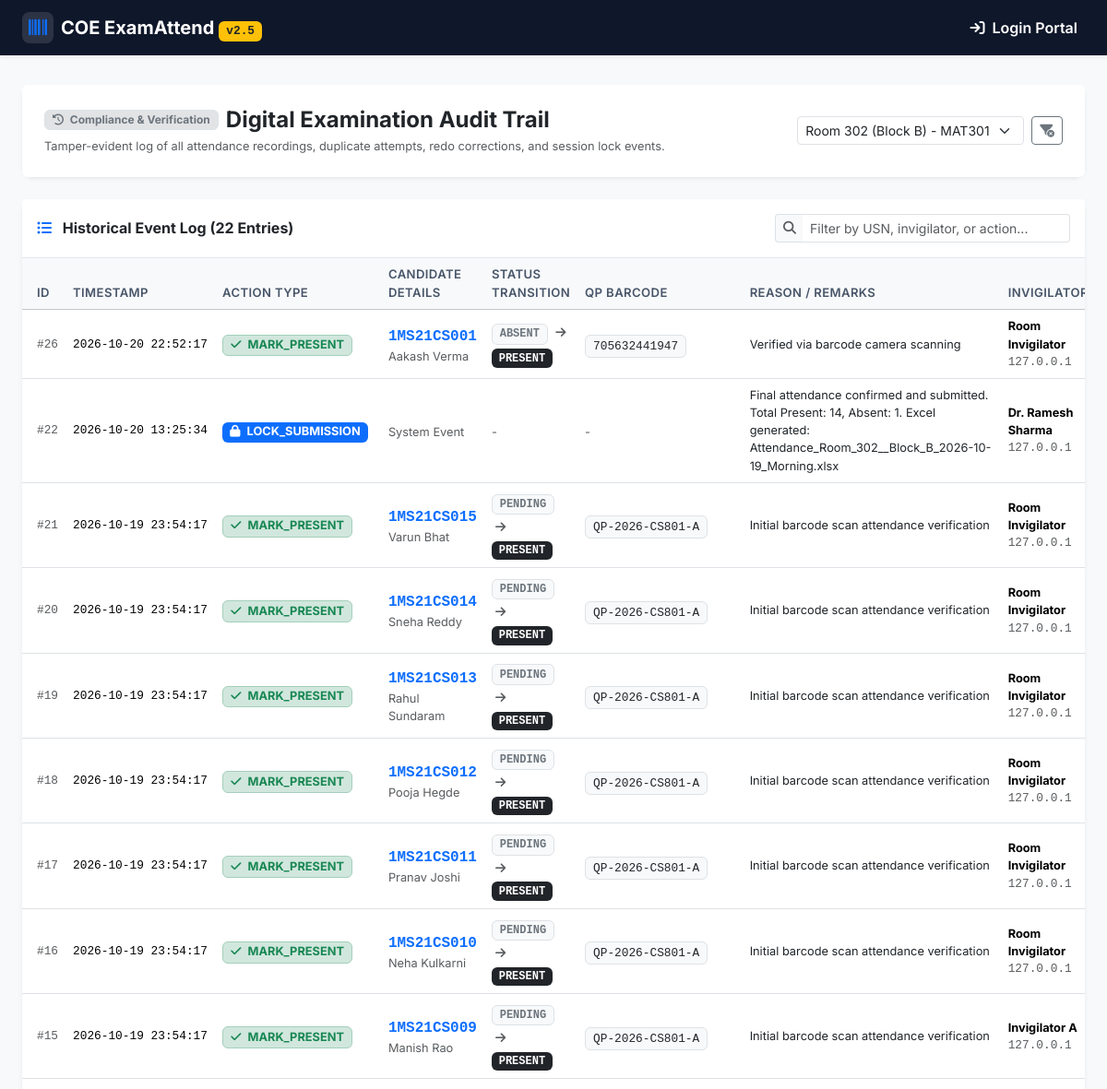
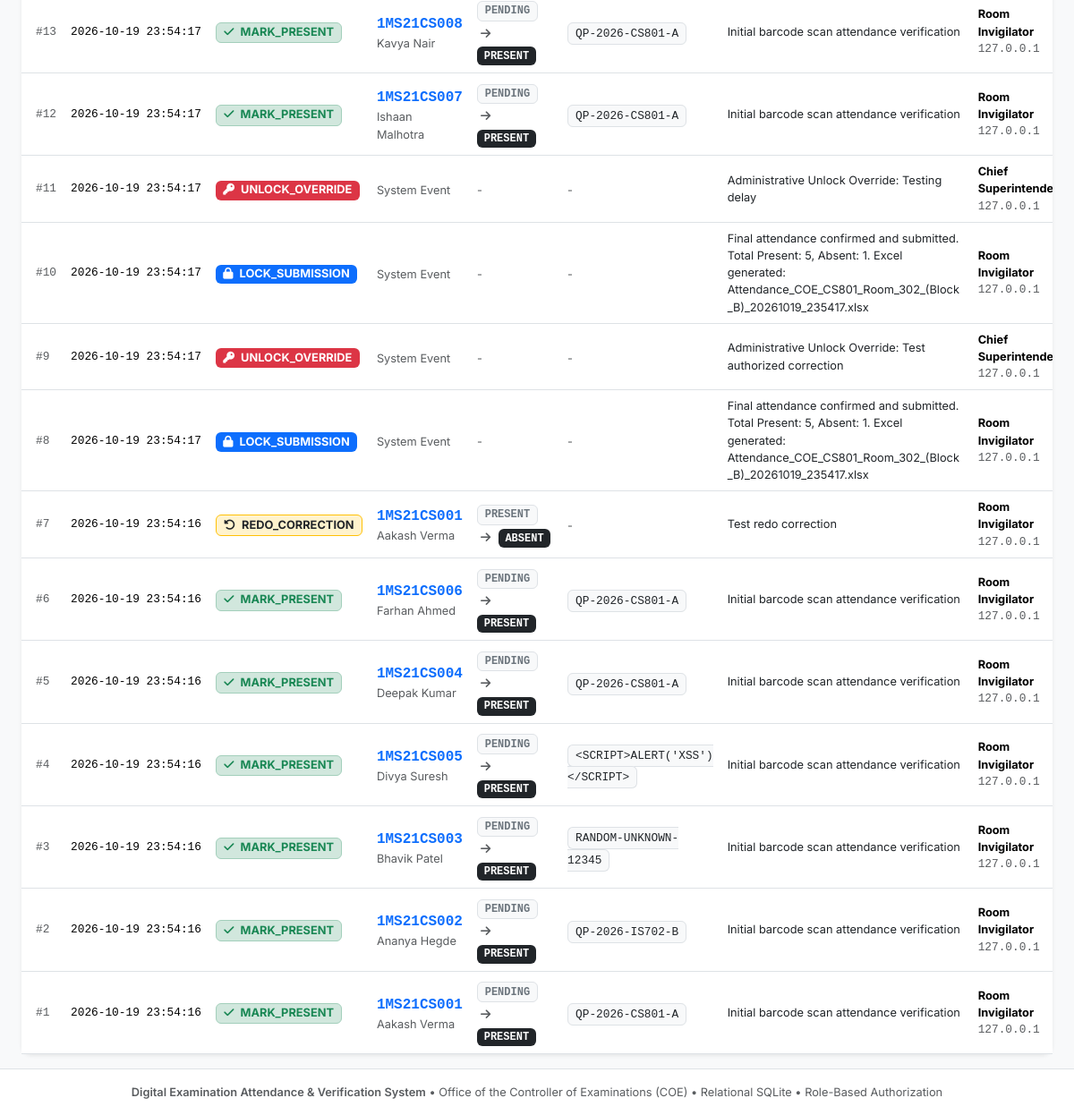
/audit?session_id=1, run on the app's committed database (2 pictures, top to bottom).
### tables this page shows
CREATE TABLE audit_trail (
        id INTEGER PRIMARY KEY AUTOINCREMENT,
        session_id INTEGER NOT NULL,
        usn TEXT,
        student_name TEXT,
        action_type TEXT NOT NULL, -- 'MARK_PRESENT', 'MARK_ABSENT', 'REDO_CORRECTION', 'LOCK_SUBMISSION', 'UNLOCK_OVERRIDE'
        old_status TEXT,
        new_status TEXT,
        qp_barcode TEXT,
        reason TEXT,
        invigilator_id TEXT NOT NULL,
        invigilator_name TEXT,
        timestamp TEXT NOT NULL,
        client_ip TEXT
    , user_id INTEGER);

### app.py (the view)
@app.route('/audit')
def audit_view():
    session_id = request.args.get('session_id', type=int)
    conn = get_db()
    cursor = conn.cursor()
    cursor.execute('SELECT id, course_code, room_number FROM exam_sessions ORDER BY id ASC')
    sessions = [dict(row) for row in cursor.fetchall()]
    query = '''
        SELECT a.*, s.course_code, s.room_number
        FROM audit_trail a
        LEFT JOIN exam_sessions s ON a.session_id = s.id
    '''
    params = []
    if session_id:
        query += ' WHERE a.session_id = ?'
        params.append(session_id)
    query += ' ORDER BY a.id DESC LIMIT 300'
    cursor.execute(query, params)
    logs = [dict(row) for row in cursor.fetchall()]
    conn.close()
    return render_template('audit.html', logs=logs, sessions=sessions, current_session_id=session_id)

### app.py (called while the page is built)
@app.context_processor
def inject_globals():
    return {
        'get_ist_now': get_ist_now
    }

### database.py (called while the page is built)
def get_db(db_path=None):
    path = db_path or DB_PATH
    conn = sqlite3.connect(path, timeout=30.0)
    try:
        conn.execute("PRAGMA journal_mode=WAL;")
    except Exception:
        pass
    conn.execute("PRAGMA busy_timeout=15000;")
    conn.execute("PRAGMA foreign_keys=ON;")
    conn.row_factory = sqlite3.Row
    return conn

### templates/audit.html (shortened to what this page needs)
{% extends 'base.html' %}
{% block content %}
<div class="container-fluid px-4">
    <div class="card border-0 shadow-sm mb-4">
        <div class="card-body p-4 bg-white rounded">
            <div class="d-flex flex-wrap align-items-center justify-content-between gap-3">
                <div>
                    <div class="d-flex align-items-center gap-2 mb-1">
                        <span class="badge bg-secondary-subtle text-secondary border px-2 py-1">
                            <i class="fa-solid fa-clock-rotate-left me-1"></i> Compliance & Verification
                        </span>
                        <h4 class="fw-bold mb-0 text-dark">Digital Examination Audit Trail</h4>
                    </div>
                    <p class="text-muted fs-7 mb-0">
                        Tamper-evident log of all attendance recordings, duplicate attempts, redo corrections, and session lock events.
                    </p>
                </div>
                <div class="d-flex align-items-center gap-2">
                    <form method="GET" action="/audit" class="d-flex gap-2">
                        <select name="session_id" class="form-select form-select-sm" onchange="this.form.submit()">
                            {% for s in sessions %}
                            <option value="{{ s.id }}" {% if current_session_id == s.id %}selected{% endif %}>
                                {{ s.room_number }} - {{ s.course_code }}
                            </option>
                            {% endfor %}
                        </select>
                        {% if current_session_id %}
                        <a href="/audit" class="btn btn-outline-secondary btn-sm" title="Clear filter">
                            <i class="fa-solid fa-filter-circle-xmark"></i>
                        </a>
                        {% endif %}
                    </form>
                </div>
            </div>
        </div>
    </div>
    <div class="card border-0 shadow-sm">
        <div class="card-header bg-white py-3 d-flex align-items-center justify-content-between">
            <h6 class="fw-bold mb-0 text-dark">
                <i class="fa-solid fa-list-ul text-primary me-2"></i> Historical Event Log ({{ logs|length }} Entries)
            </h6>
            <div class="input-group input-group-sm" style="max-width: 320px;">
                <span class="input-group-text bg-light border-end-0"><i class="fa-solid fa-magnifying-glass text-muted"></i></span>
                <input type="text" id="auditSearch" class="form-control border-start-0" placeholder="Filter by USN, invigilator, or action..." onkeyup="filterAuditTable()">
            </div>
        </div>
        <div class="card-body p-0">
            <div class="table-responsive">
                <table class="table table-hover align-middle mb-0" id="auditTable">
                    <thead class="table-light">
                        <tr>
                            <th class="ps-3">ID</th>
                            <th>Timestamp</th>
                            <th>Action Type</th>
                            <th>Candidate Details</th>
                            <th>Status Transition</th>
                            <th>QP Barcode</th>
                            <th>Reason / Remarks</th>
                            <th>Invigilator</th>
                        </tr>
                    </thead>
                    <tbody>
                        {% if logs %}
                            {% for log in logs %}
                            <tr class="audit-row">
                                <td class="ps-3 text-muted font-monospace fs-7">#{{ log.id }}</td>
                                <td class="text-nowrap fs-7 font-monospace">{{ log.timestamp }}</td>
                                <td>
                                    {% if log.action_type == 'MARK_PRESENT' %}
                                        <span class="badge bg-success-subtle text-success border border-success-subtle fs-7">
                                            <i class="fa-solid fa-check me-1"></i> MARK_PRESENT
                                        </span>
                                    {% elif log.action_type == 'MARK_ABSENT' %}
                                        <span class="badge bg-danger-subtle text-danger border border-danger-subtle fs-7">
                                            <i class="fa-solid fa-xmark me-1"></i> MARK_ABSENT
                                        </span>
                                    {% elif log.action_type == 'REDO_CORRECTION' %}
                                        <span class="badge bg-warning-subtle text-dark border border-warning fs-7 fw-bold">
                                            <i class="fa-solid fa-rotate-left me-1"></i> REDO_CORRECTION
                                        </span>
                                    {% elif log.action_type == 'LOCK_SUBMISSION' %}
                                        <span class="badge bg-primary text-white fs-7">
                                            <i class="fa-solid fa-lock me-1"></i> LOCK_SUBMISSION
                                        </span>
                                    {% elif log.action_type == 'UNLOCK_OVERRIDE' %}
                                        <span class="badge bg-danger text-white fs-7">
                                            <i class="fa-solid fa-key me-1"></i> UNLOCK_OVERRIDE
                                        </span>
                                    {% else %}
                                        <span class="badge bg-secondary fs-7">{{ log.action_type }}</span>
                                    {% endif %}
                                </td>
                                <td>
                                    {% if log.usn %}
                                        <strong class="font-monospace text-primary">{{ log.usn }}</strong>
                                        <div class="text-muted fs-7">{{ log.student_name or '-' }}</div>
                                    {% else %}
                                        <span class="text-muted fs-7">System Event</span>
                                    {% endif %}
                                </td>
                                <td>
                                    {% if log.old_status and log.new_status %}
                                        <span class="badge bg-light text-secondary border font-monospace">{{ log.old_status }}</span>
                                        <i class="fa-solid fa-arrow-right text-muted mx-1 fs-7"></i>
                                        <span class="badge bg-dark font-monospace">{{ log.new_status }}</span>
                                    {% else %}
                                        <span class="text-muted fs-7">-</span>
                                    {% endif %}
                                </td>
                                <td>
                                    {% if log.qp_barcode %}
                                        <code class="bg-light px-2 py-1 rounded text-dark font-monospace fs-7 border">{{ log.qp_barcode }}</code>
                                    {% else %}
                                        <span class="text-muted fs-7">-</span>
                                    {% endif %}
                                </td>
                                <td class="fs-7 text-dark" style="max-width: 280px;">
                                    {{ log.reason or '-' }}
                                </td>
                                <td class="fs-7">
                                    <strong>{{ log.invigilator_name or log.invigilator_id }}</strong>
                                    <div class="text-muted fs-7 font-monospace">{{ log.client_ip or '127.0.0.1' }}</div>
                                </td>
                            </tr>
                            {% endfor %}
                        {% endif %}
                    </tbody>
                </table>
            </div>
        </div>
    </div>
</div>
{% endblock %}

### static/css/style.css (style rules this page uses)
:root { --navy-blue: #0f172a; --navy-surface: #1e293b; --primary-blue: #2563eb; --emerald-green: #059669; --crimson-red: #dc2626; --amber-warning: #d97706; }
body { font-family: 'Inter', system-ui, -apple-system, sans-serif; color: #1e293b; background-color: #f8fafc; }
.fs-7 { font-size: 0.8rem !important; }
.card { border-radius: 12px; border: 1px solid #e2e8f0; }
.card-header { border-bottom: 1px solid #e2e8f0; }
.table thead th { font-weight: 600; font-size: 0.82rem; text-transform: uppercase; letter-spacing: 0.03em; color: #475569; }

### data on the page
audit_trail: id "26", timestamp "2026-10-20 22:52:17", action_type "MARK_PRESENT" (drawn), usn "1MS21CS001", student_name "Aakash Verma", old_status "ABSENT", new_status "PRESENT", qp_barcode "705632441947", reason "Verified via barcode camera scanning", invigilator_name "Room Invigilator", client_ip "127.0.0.1"
audit_trail: id "22", timestamp "2026-10-20 13:25:34", action_type "LOCK_SUBMISSION" (drawn), shows "System Event", reason "Final attendance confirmed and submitted. Total Present: 14, Absent: 1. Excel generated: Attendance_Room_302__Block_B_2026-10-19_Morning.xlsx", invigilator_name "Dr. Ramesh Sharma", client_ip "127.0.0.1"
audit_trail: id "21", timestamp "2026-10-19 23:54:17", action_type "MARK_PRESENT" (drawn), usn "1MS21CS015", student_name "Varun Bhat", old_status "PENDING", new_status "PRESENT", qp_barcode "QP-2026-CS801-A", reason "Initial barcode scan attendance verification", invigilator_name "Room Invigilator", client_ip "127.0.0.1"
audit_trail: id "20", timestamp "2026-10-19 23:54:17", action_type "MARK_PRESENT" (drawn), usn "1MS21CS014", student_name "Sneha Reddy", old_status "PENDING", new_status "PRESENT", qp_barcode "QP-2026-CS801-A", reason "Initial barcode scan attendance verification", invigilator_name "Room Invigilator", client_ip "127.0.0.1"
audit_trail: id "19", timestamp "2026-10-19 23:54:17", action_type "MARK_PRESENT" (drawn), usn "1MS21CS013", student_name "Rahul Sundaram", old_status "PENDING", new_status "PRESENT", qp_barcode "QP-2026-CS801-A", reason "Initial barcode scan attendance verification", invigilator_name "Room Invigilator", client_ip "127.0.0.1"
audit_trail: id "18", timestamp "2026-10-19 23:54:17", action_type "MARK_PRESENT" (drawn), usn "1MS21CS012", student_name "Pooja Hegde", old_status "PENDING", new_status "PRESENT", qp_barcode "QP-2026-CS801-A", reason "Initial barcode scan attendance verification", invigilator_name "Room Invigilator", client_ip "127.0.0.1"
audit_trail: id "17", timestamp "2026-10-19 23:54:17", action_type "MARK_PRESENT" (drawn), usn "1MS21CS011", student_name "Pranav Joshi", old_status "PENDING", new_status "PRESENT", qp_barcode "QP-2026-CS801-A", reason "Initial barcode scan attendance verification", invigilator_name "Room Invigilator", client_ip "127.0.0.1"
audit_trail: id "16", timestamp "2026-10-19 23:54:17", action_type "MARK_PRESENT" (drawn), usn "1MS21CS010", student_name "Neha Kulkarni", old_status "PENDING", new_status "PRESENT", qp_barcode "QP-2026-CS801-A", reason "Initial barcode scan attendance verification", invigilator_name "Room Invigilator", client_ip "127.0.0.1"
audit_trail: id "15", timestamp "2026-10-19 23:54:17", action_type "MARK_PRESENT" (drawn), usn "1MS21CS009", student_name "Manish Rao", old_status "PENDING", new_status "PRESENT", qp_barcode "QP-2026-CS801-A", reason "Initial barcode scan attendance verification", invigilator_name "Invigilator A", client_ip "127.0.0.1"
audit_trail: id "13", timestamp "2026-10-19 23:54:17", action_type "MARK_PRESENT" (drawn), usn "1MS21CS008", student_name "Kavya Nair", old_status "PENDING", new_status "PRESENT", qp_barcode "QP-2026-CS801-A", reason "Initial barcode scan attendance verification", invigilator_name "Room Invigilator", client_ip "127.0.0.1"
audit_trail: id "12", timestamp "2026-10-19 23:54:17", action_type "MARK_PRESENT" (drawn), usn "1MS21CS007", student_name "Ishaan Malhotra", old_status "PENDING", new_status "PRESENT", qp_barcode "QP-2026-CS801-A", reason "Initial barcode scan attendance verification", invigilator_name "Room Invigilator", client_ip "127.0.0.1"
audit_trail: id "11", timestamp "2026-10-19 23:54:17", action_type "UNLOCK_OVERRIDE" (drawn), shows "System Event", reason "Administrative Unlock Override: Testing delay", invigilator_name "Chief…", client_ip "127.0.0.1"
audit_trail: id "10", timestamp "2026-10-19 23:54:17", action_type "LOCK_SUBMISSION" (drawn), shows "System Event", reason "Final attendance confirmed and submitted. Total Present: 5, Absent: 1. Excel generated: Attendance_COE_CS801_Room_302_(Block_B)_20261019_235417.xlsx", invigilator_name "Room Invigilator", client_ip "127.0.0.1"
audit_trail: id "9", timestamp "2026-10-19 23:54:17", action_type "UNLOCK_OVERRIDE" (drawn), shows "System Event", reason "Administrative Unlock Override: Test authorized correction", invigilator_name "Chief…", client_ip "127.0.0.1"
audit_trail: id "8", timestamp "2026-10-19 23:54:17", action_type "LOCK_SUBMISSION" (drawn), shows "System Event", reason "Final attendance confirmed and submitted. Total Present: 5, Absent: 1. Excel generated: Attendance_COE_CS801_Room_302_(Block_B)_20261019_235417.xlsx", invigilator_name "Room Invigilator", client_ip "127.0.0.1"
audit_trail: id "7", timestamp "2026-10-19 23:54:16", action_type "REDO_CORRECTION" (drawn), usn "1MS21CS001", student_name "Aakash Verma", old_status "PRESENT", new_status "ABSENT", reason "Test redo correction", invigilator_name "Room Invigilator", client_ip "127.0.0.1"
audit_trail: id "6", timestamp "2026-10-19 23:54:16", action_type "MARK_PRESENT" (drawn), usn "1MS21CS006", student_name "Farhan Ahmed", old_status "PENDING", new_status "PRESENT", qp_barcode "QP-2026-CS801-A", reason "Initial barcode scan attendance verification", invigilator_name "Room Invigilator", client_ip "127.0.0.1"
audit_trail: id "5", timestamp "2026-10-19 23:54:16", action_type "MARK_PRESENT" (drawn), usn "1MS21CS004", student_name "Deepak Kumar", old_status "PENDING", new_status "PRESENT", qp_barcode "QP-2026-CS801-A", reason "Initial barcode scan attendance verification", invigilator_name "Room Invigilator", client_ip "127.0.0.1"
audit_trail: id "4", timestamp "2026-10-19 23:54:16", action_type "MARK_PRESENT" (drawn), usn "1MS21CS005", student_name "Divya Suresh", old_status "PENDING", new_status "PRESENT", qp_barcode "<SCRIPT>ALERT('XSS')</SCRIPT>", reason "Initial barcode scan attendance verification", invigilator_name "Room Invigilator", client_ip "127.0.0.1"
audit_trail: id "3", timestamp "2026-10-19 23:54:16", action_type "MARK_PRESENT" (drawn), usn "1MS21CS003", student_name "Bhavik Patel", old_status "PENDING", new_status "PRESENT", qp_barcode "RANDOM-UNKNOWN-12345", reason "Initial barcode scan attendance verification", invigilator_name "Room Invigilator", client_ip "127.0.0.1"
audit_trail: id "2", timestamp "2026-10-19 23:54:16", action_type "MARK_PRESENT" (drawn), usn "1MS21CS002", student_name "Ananya Hegde", old_status "PENDING", new_status "PRESENT", qp_barcode "QP-2026-IS702-B", reason "Initial barcode scan attendance verification", invigilator_name "Room Invigilator", client_ip "127.0.0.1"
audit_trail: id "1", timestamp "2026-10-19 23:54:16", action_type "MARK_PRESENT" (drawn), usn "1MS21CS001", student_name "Aakash Verma", old_status "PENDING", new_status "PRESENT", qp_barcode "QP-2026-CS801-A", reason "Initial barcode scan attendance verification", invigilator_name "Room Invigilator", client_ip "127.0.0.1"

### other printed values
{{ logs|length }} "22"
form field session_id "Room 302 (Block B) - MAT301"
